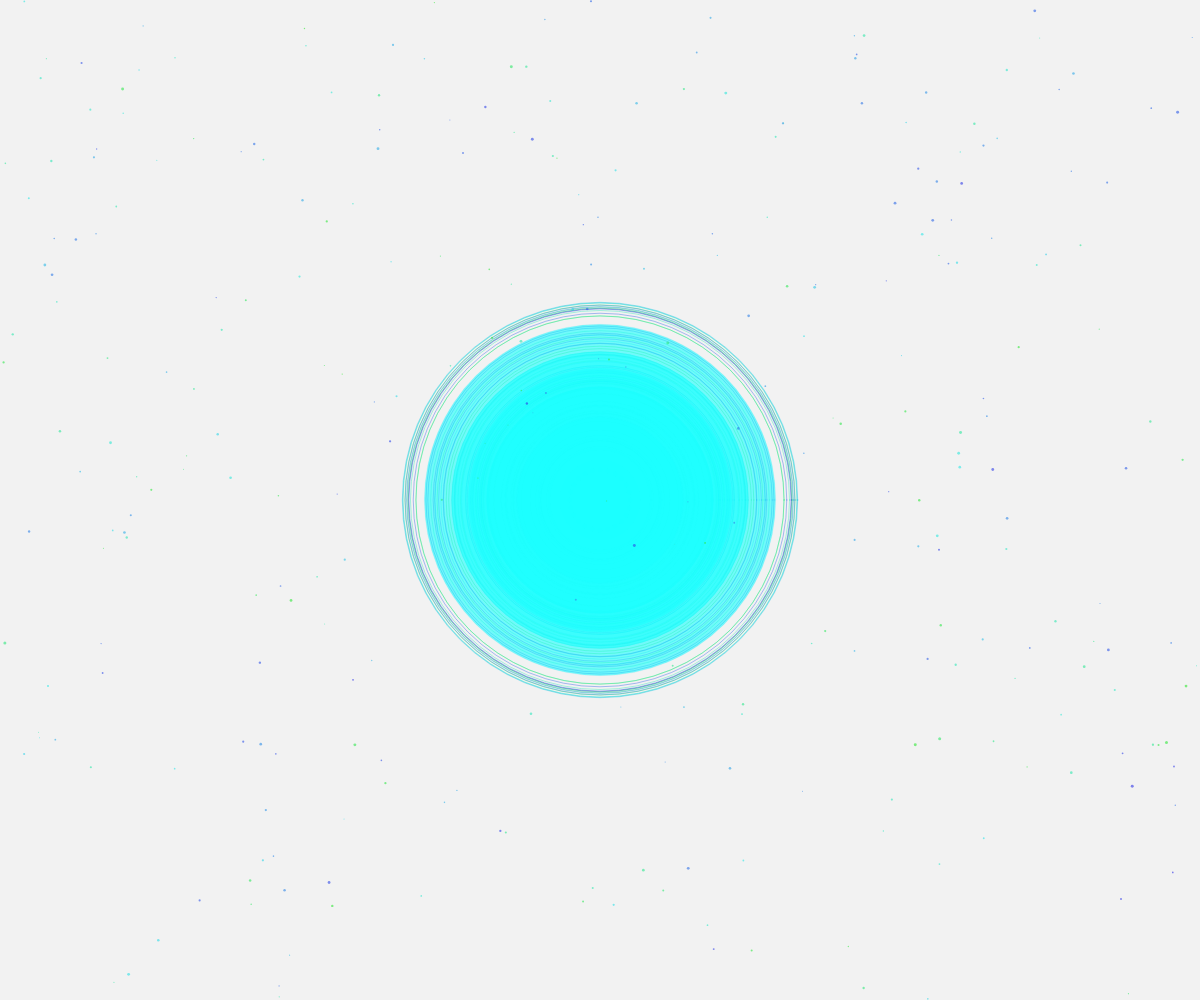
Frame 1 (no input)
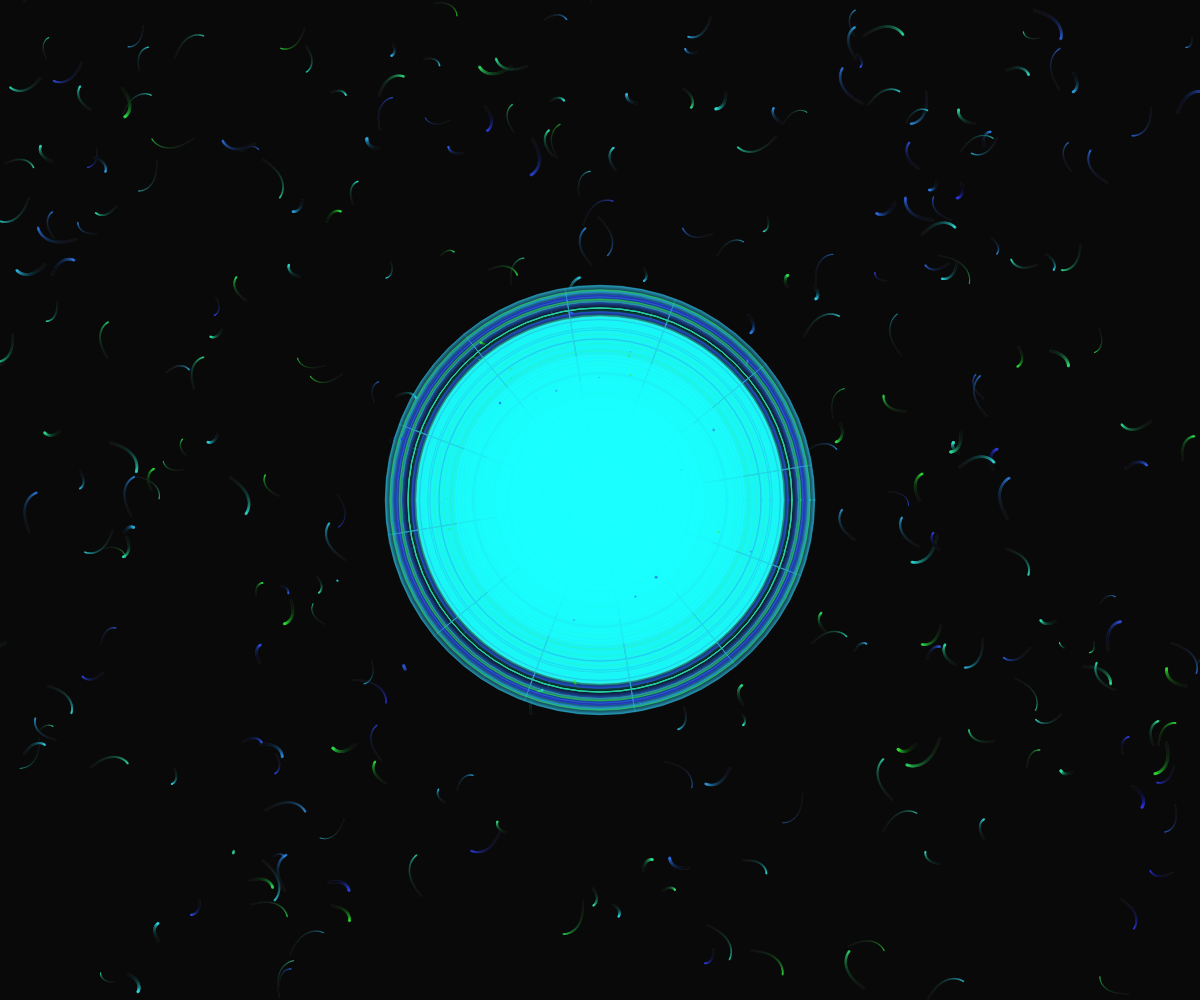
Frame 60 (no input)
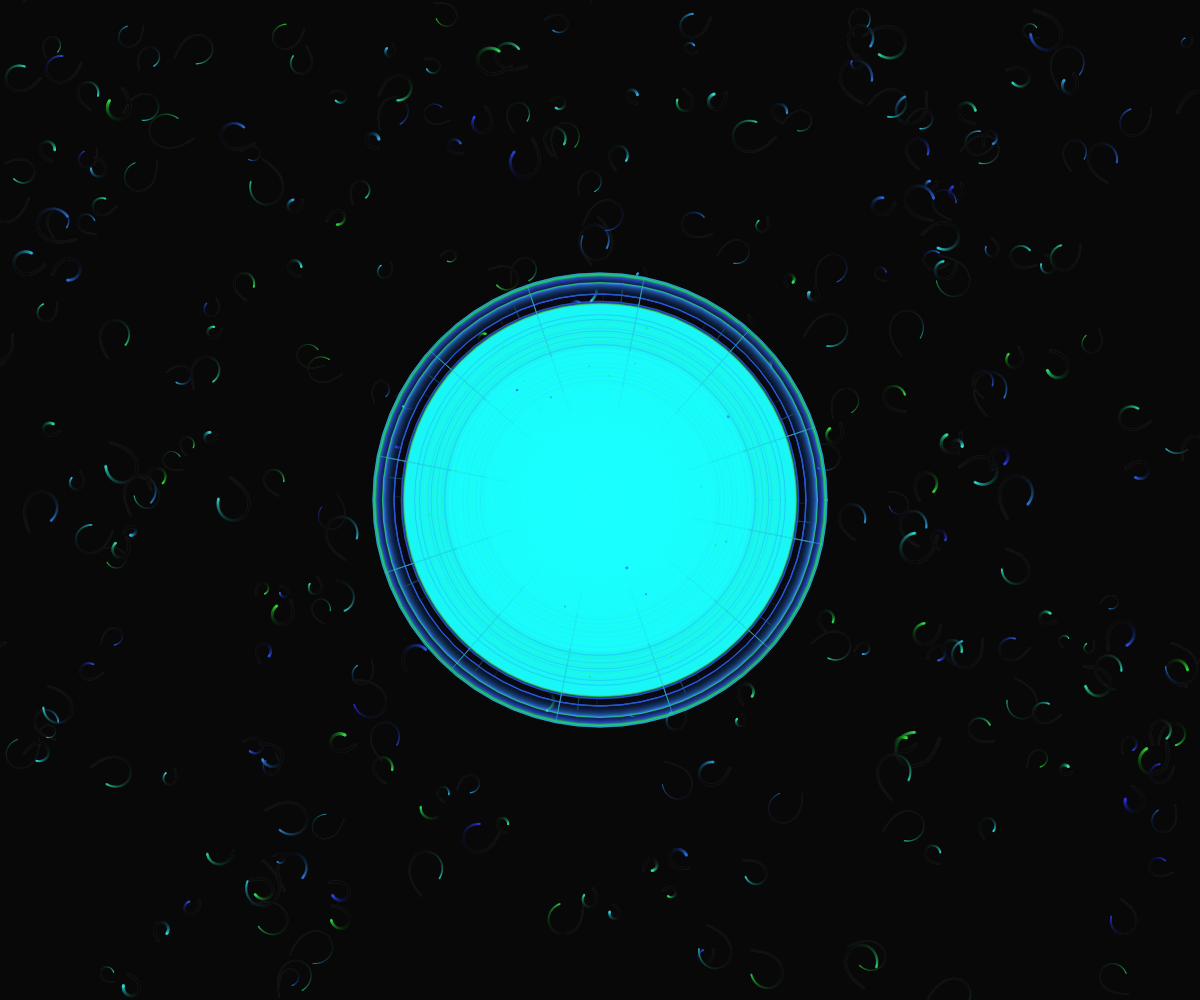
Frame 120 (the mouse pressed at the canvas centre since frame 60)

The p5.js sketch that drew these frames (run headless with seeded random() and noise() and a simulated clock; from frame 60 on, the mouse is pressed at the canvas centre):

// p5.js sketch
// ── sketch.js
let waves = [];
let time = 0;
let particles = [];

function setup() {
  createCanvas(windowWidth, windowHeight);
  colorMode(HSB, 360, 100, 100, 1);
  frameRate(30);
  
  // Initialize sound wave patterns
  for (let i = 0; i < 80; i++) {
    waves.push({
      centerX: width/2,
      centerY: height/2,
      radius: random(50, 200),
      speed: random(0.005, 0.02),
      hue: random(120, 240),
      age: 0,
      maxAge: random(300, 600),
      phase: random(TWO_PI)
    });
  }
  
  // Initialize particles for origami folding effect
  for (let i = 0; i < 300; i++) {
    particles.push({
      x: random(width),
      y: random(height),
      size: random(1, 3),
      speed: random(0.2, 0.8),
      angle: random(TWO_PI),
      hue: random(120, 240),
      age: 0,
      maxAge: random(150, 400)
    });
  }
}

function draw() {
  background(0, 0, 5, 0.05);
  
  time += 0.02;
  
  // Draw sound wave patterns
  for (let i = 0; i < waves.length; i++) {
    let w = waves[i];
    
    // Update wave parameters
    w.radius += sin(time * 0.5 + w.phase) * 0.3;
    w.age++;
    
    // Reset aging waves
    if (w.age > w.maxAge || w.radius < 0 || w.radius > max(width, height)) {
      w.centerX = width/2;
      w.centerY = height/2;
      w.radius = random(50, 200);
      w.speed = random(0.005, 0.02);
      w.age = 0;
      w.maxAge = random(300, 600);
      w.phase = random(TWO_PI);
    }
    
    // Draw wave rings
    stroke(w.hue, 80, 90, 0.4);
    noFill();
    ellipse(w.centerX, w.centerY, w.radius * 2);
    
    // Draw folded origami lines
    if (w.age % 15 === 0) {
      let segments = 12;
      for (let j = 0; j < segments; j++) {
        let angle = j * TWO_PI / segments + time * 0.3;
        let x1 = w.centerX + cos(angle) * (w.radius * 0.5);
        let y1 = w.centerY + sin(angle) * (w.radius * 0.5);
        let x2 = w.centerX + cos(angle) * w.radius;
        let y2 = w.centerY + sin(angle) * w.radius;
        
        stroke(w.hue, 80, 90, 0.3);
        line(x1, y1, x2, y2);
      }
    }
  }
  
  // Draw origami structure
  noStroke();
  fill(180, 90, 100, 0.6);
  for (let i = 0; i < 24; i++) {
    let angle = time * 0.2 + i * TWO_PI / 24;
    let radius = 30 + sin(time * 0.8) * 10;
    let x = width/2 + cos(angle) * radius;
    let y = height/2 + sin(angle) * radius;
    ellipse(x, y, 5);
  }
  
  // Draw expanding rings
  for (let i = 0; i < 6; i++) {
    let radius = 40 + i * 30 + sin(time * 0.7 + i) * 15;
    stroke(200, 40, 90, 0.15);
    strokeWeight(1);
    ellipse(width/2, height/2, radius * 2);
  }
  
  // Draw particles for dynamic complexity
  for (let i = 0; i < particles.length; i++) {
    let p = particles[i];
    
    // Update particle position with noise-based movement
    p.x += cos(p.angle) * p.speed;
    p.y += sin(p.angle) * p.speed;
    p.angle += sin(time * 0.5 + p.age * 0.01) * 0.05;
    p.age++;
    
    // Reset aging particles
    if (p.age > p.maxAge || p.x < 0 || p.x > width || p.y < 0 || p.y > height) {
      p.x = random(width);
      p.y = random(height);
      p.angle = random(TWO_PI);
      p.age = 0;
      p.maxAge = random(150, 400);
    }
    
    // Draw particle
    fill(p.hue, 80, 90, 0.6);
    noStroke();
    ellipse(p.x, p.y, p.size);
  }
}

function windowResized() {
  resizeCanvas(windowWidth, windowHeight);
}
